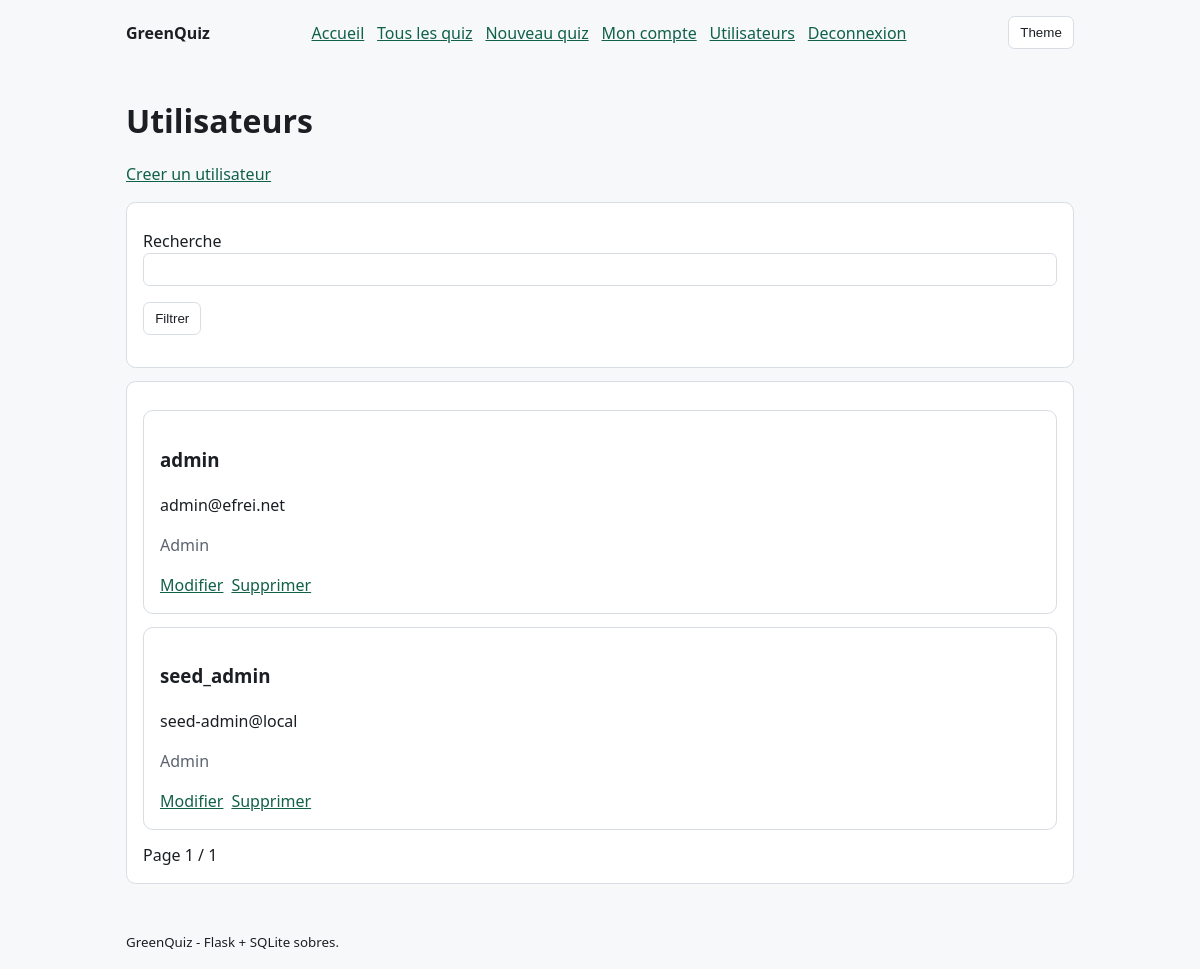
Before: /users (signed in) with the older database file.
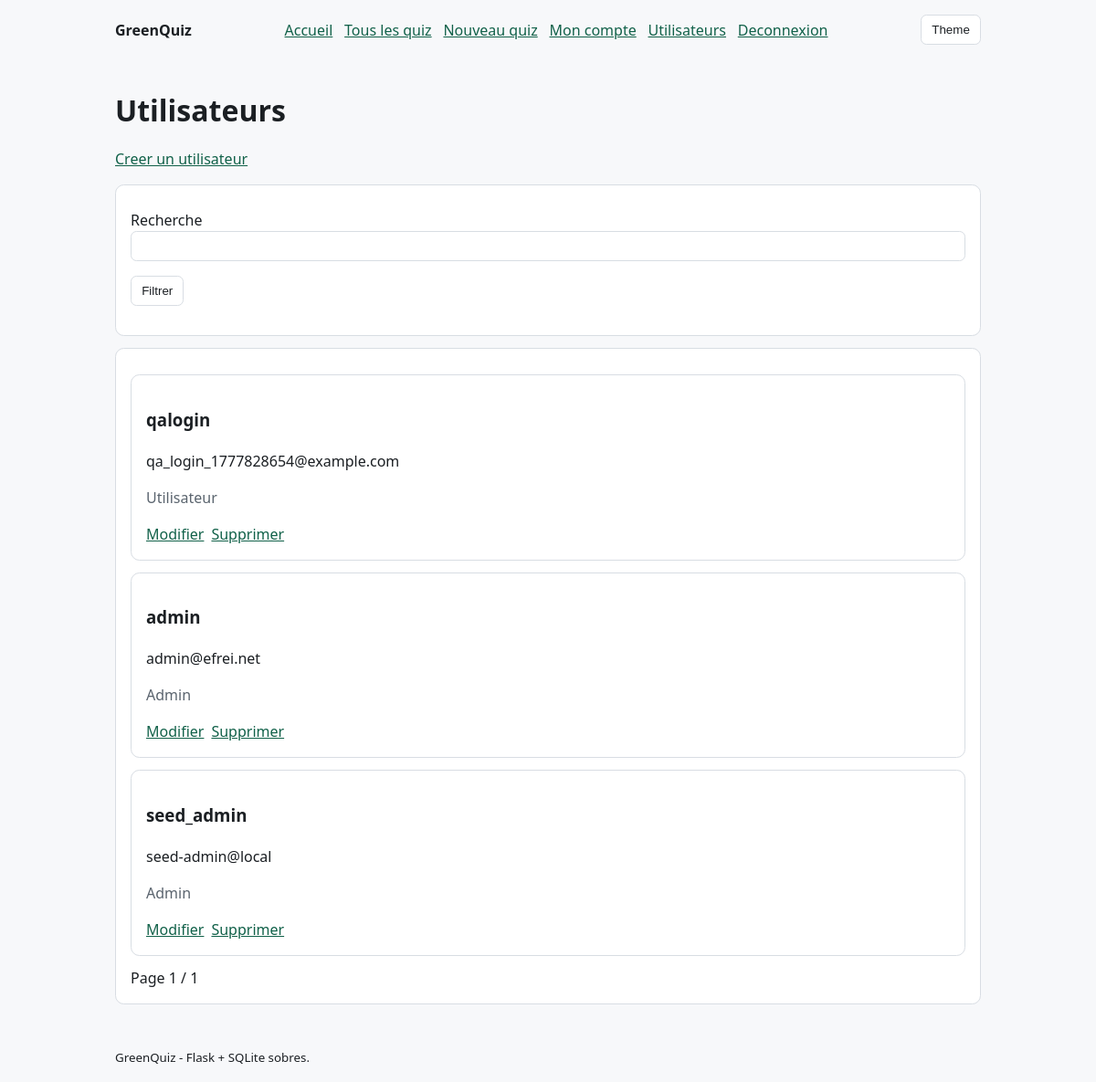
After: the same page with the newer database file.
### tables this page shows
CREATE TABLE users (
        id INTEGER PRIMARY KEY AUTOINCREMENT,
        email TEXT NOT NULL UNIQUE,
        username TEXT NOT NULL,
        password_hash TEXT NOT NULL,
        created_at TEXT NOT NULL DEFAULT CURRENT_TIMESTAMP
    , is_admin INTEGER NOT NULL DEFAULT 0);

### app.py (the view)
@app.route("/users")
@admin_required
def users_list():
    page = parse_page()
    offset = (page - 1) * PAGE_SIZE
    search = request.args.get("q", "").strip().lower()
    db = get_db()
    where = ""
    params: list[object] = []
    if search:
        where = "WHERE LOWER(username) LIKE ? OR LOWER(email) LIKE ?"
        like = f"%{search}%"
        params.extend([like, like])
    total = db.execute(f"SELECT COUNT(*) AS c FROM users {where}", params).fetchone()["c"]
    users = db.execute(
        f"""
        SELECT id, username, email, is_admin, created_at
        FROM users
        {where}
        ORDER BY created_at DESC
        LIMIT ? OFFSET ?
        """,
        (*params, PAGE_SIZE, offset),
    ).fetchall()
    total_pages = max(1, (total + PAGE_SIZE - 1) // PAGE_SIZE)
    return render_template("users_list.html", users=users, page=page, total_pages=total_pages, q=search)

### app.py (called while the page is built)
@app.context_processor
def inject_site_css():
    return {"site_css": SITE_CSS}

def get_db() -> sqlite3.Connection:
    if "db" not in g:
        g.db = sqlite3.connect(DB_PATH)
        g.db.row_factory = sqlite3.Row
    return g.db

def parse_page() -> int:
    raw = request.args.get("page", "1")
    try:
        return max(1, int(raw))
    except ValueError:
        return 1

def current_user():
    uid = session.get("uid")
    if not uid:
        return None
    return get_db().execute(
        "SELECT id, email, username, is_admin FROM users WHERE id = ? LIMIT 1", (uid,)
    ).fetchone()

def admin_required(view):
    @wraps(view)
    def wrapped(*args, **kwargs):
        user = current_user()
        if not user:
            return redirect(url_for("login"))
        if not user["is_admin"]:
            return redirect(url_for("home"))
        return view(*args, **kwargs)
    return wrapped

@app.context_processor
def inject_user():
    return {"user": current_user()}

### templates/users_list.html (shortened to what this page needs)
{% extends 'base.html' %}
{% block content %}
<h1>Utilisateurs</h1>
<p><a href="{{ url_for('users_new') }}">Creer un utilisateur</a></p>
<form method="get">
  <label for="q">Recherche</label>
  <input id="q" name="q" value="{{ q }}">
  <p><button type="submit">Filtrer</button></p>
</form>
<section>
  {% if users %}
    {% for item in users %}
    <article>
      <h3>{{ item['username'] }}</h3>
      <p>{{ item['email'] }}</p>
      <p class="muted">{{ 'Admin' if item['is_admin'] else 'Utilisateur' }}</p>
      <div class="actions">
        <a href="{{ url_for('users_edit', user_id=item['id']) }}">Modifier</a>
        <a href="{{ url_for('users_delete', user_id=item['id']) }}">Supprimer</a>
      </div>
    </article>
    {% endfor %}
  {% else %}
    <p>Aucun utilisateur trouve.</p>
  {% endif %}
  <div class="actions">
    <span>Page {{ page }} / {{ total_pages }}</span>
  </div>
</section>
{% endblock %}

Changed rows visible on the page:
added users: username "qalogin", email "qa_login_1777828654@example.com", is_admin "Utilisateur"
